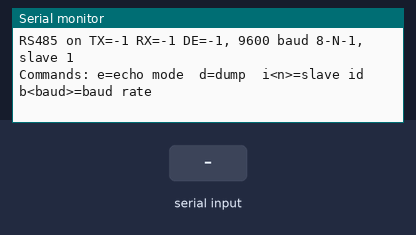
This sketch was run on a simulated ESP32. Shown: the last lines printed to the serial monitor. The inputs (shaded band) are chosen by the test bench.

Above: at 2.7 s.
2.8 s: "90,45\n" received over Serial
At 3.8 s:
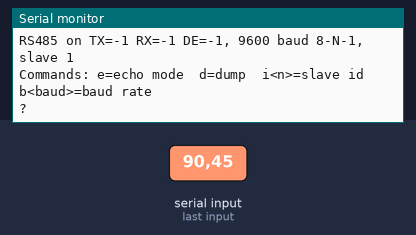
4.3 s: "e90\n" received over Serial
At 4.9 s:
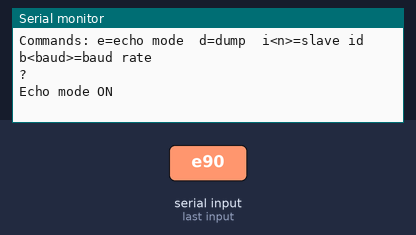
5.8 s: "e,45\n" received over Serial
At 7.0 s:
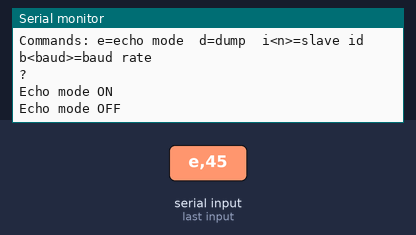
7.3 s: "d90\n" received over Serial
At 8.4 s:
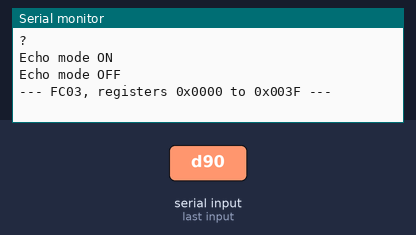

The sketch:

lab3_modbus_dump.ino
```cpp
// Lab 3: RS485 loopback with a laptop, then a Modbus register dump of the meter.
// NOT YET TESTED ON THE HARDWARE. The RS485 GPIOs are UNKNOWN: read them from the
// back silkscreen of the board in Lab 1 and fill them in below (TO VERIFY).
// The register map of the FCN300 is NOT VERIFIED (docs/meter/README.md).
//
// Two modes, chosen from the Serial Monitor (115200 baud):
//   "e"  ECHO: every byte received on RS485 is sent back, and printed in hex.
//        Use it with the laptop's USB-RS485 adapter and a serial terminal
//        (Lab 3 part A) to prove the TX, RX and DE pins and the A/B wiring.
//   "d"  DUMP: reads registers 0x0000 to 0x003F from slave 1 with FC03, then FC04,
//        and prints each word as hex, u16 and s16 (Lab 3 part C). It only reads:
//        it never writes to the meter.
//   "i<n>" sets the slave id (for example i1), "b<baud>" the baud rate (b9600).
//
// Library: "ModbusMaster" by Doc Walker.

#include <ModbusMaster.h>

// ---- RS485 pins: TO VERIFY from the back silkscreen ----
const int PIN_RS485_TX = -1;   // fill in, for example 17
const int PIN_RS485_RX = -1;   // fill in, for example 18
const int PIN_RS485_DE = -1;   // DE and /RE tied together; -1 if the board switches direction by itself

uint8_t slaveId = 1;           // default from the guide, to verify on the meter menu
uint32_t baud = 9600;          // default from the guide, 8-N-1
bool echoMode = false;

ModbusMaster node;

void preTx()  { if (PIN_RS485_DE >= 0) digitalWrite(PIN_RS485_DE, HIGH); }
void postTx() { if (PIN_RS485_DE >= 0) { Serial1.flush(); digitalWrite(PIN_RS485_DE, LOW); } }

void startPort() {
  Serial1.end();
  Serial1.begin(baud, SERIAL_8N1, PIN_RS485_RX, PIN_RS485_TX);
  node.begin(slaveId, Serial1);
  node.preTransmission(preTx);
  node.postTransmission(postTx);
  Serial.printf("RS485 on TX=%d RX=%d DE=%d, %lu baud 8-N-1, slave %u\n",
                PIN_RS485_TX, PIN_RS485_RX, PIN_RS485_DE, (unsigned long)baud, slaveId);
}

void dumpBlock(uint8_t fc, uint16_t start, uint16_t count) {
  uint8_t r = (fc == 3) ? node.readHoldingRegisters(start, count)
                        : node.readInputRegisters(start, count);
  if (r != node.ku8MBSuccess) {
    Serial.printf("  FC%02u 0x%04X..0x%04X: error 0x%02X (%s)\n", fc, start, start + count - 1, r,
                  r == node.ku8MBResponseTimedOut ? "timeout: wiring, A/B swap, id, baud" :
                  r == node.ku8MBIllegalDataAddress ? "illegal address: not mapped" :
                  r == node.ku8MBIllegalFunction ? "illegal function: try the other FC" : "see ModbusMaster codes");
    return;
  }
  for (uint16_t i = 0; i < count; i++) {
    uint16_t w = node.getResponseBuffer(i);
    Serial.printf("  FC%02u 0x%04X (%5u)  0x%04X  u16=%5u  s16=%6d\n",
                  fc, start + i, start + i, w, w, (int16_t)w);
  }
}

void dump() {
  for (uint8_t fc = 3; fc <= 4; fc++) {
    Serial.printf("\n--- FC%02u, registers 0x0000 to 0x003F ---\n", fc);
    // Read in blocks of 16 so one unmapped block does not hide the others.
    for (uint16_t s = 0; s < 0x40; s += 16) {
      dumpBlock(fc, s, 16);
      delay(100);
    }
  }
  Serial.println("\nDone. Copy this output into the record sheet; pair the words as u32 with modbus_dump.py.");
}

void setup() {
  Serial.begin(115200);
  delay(1500);
  Serial.println("\n=== Lab 3 RS485 / Modbus (not yet tested on the hardware) ===");
  if (PIN_RS485_TX < 0 || PIN_RS485_RX < 0) {
    Serial.println("Fill in PIN_RS485_TX and PIN_RS485_RX first (Lab 1, back silkscreen).");
  }
  if (PIN_RS485_DE >= 0) { pinMode(PIN_RS485_DE, OUTPUT); digitalWrite(PIN_RS485_DE, LOW); }
  startPort();
  Serial.println("Commands: e=echo mode  d=dump  i<n>=slave id  b<baud>=baud rate");
}

void loop() {
  if (Serial.available()) {
    String line = Serial.readStringUntil('\n');
    line.trim();
    if (line.length()) {
      switch (line[0]) {
        case 'e': echoMode = !echoMode; Serial.printf("Echo mode %s\n", echoMode ? "ON" : "OFF"); break;
        case 'd': echoMode = false; dump(); break;
        case 'i': slaveId = line.substring(1).toInt(); startPort(); break;
        case 'b': baud = line.substring(1).toInt(); startPort(); break;
        default: Serial.println("?");
      }
    }
  }
  if (echoMode && Serial1.available()) {
    uint8_t buf[64];
    size_t n = 0;
    unsigned long t0 = millis();
    while (millis() - t0 < 20 && n < sizeof(buf)) {   // gather a short burst
      if (Serial1.available()) { buf[n++] = Serial1.read(); t0 = millis(); }
    }
    Serial.print("RX:");
    for (size_t i = 0; i < n; i++) Serial.printf(" %02X", buf[i]);
    Serial.println();
    preTx();
    Serial1.write(buf, n);
    postTx();
  }
}
```

Measured:
- after the input at 2.8 s, the serial monitor: prints a new line at once (image 1)
- after the input at 4.3 s, the serial monitor: prints a new line at once (image 2)
- after the input at 5.8 s, the serial monitor: prints a new line at once (image 3)
- after the input at 7.3 s, the serial monitor: prints a new line at once (image 4)
